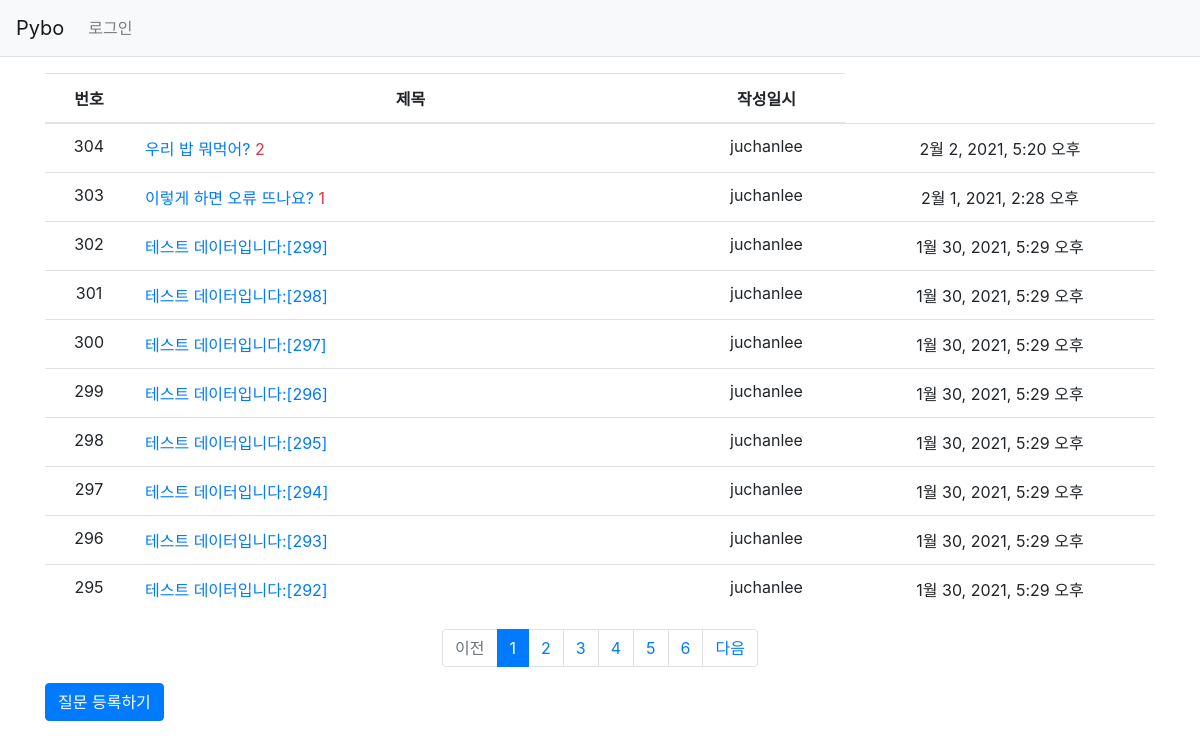
The page / on the database its author committed.
### pybo/models.py (models this page shows, shortened)
class Question(models.Model):
    subject = models.CharField(max_length=200)
    content = models.TextField()
    create_date = models.DateTimeField()
    author = models.ForeignKey(User, on_delete=models.CASCADE, null = True)
    model_date = models.DateTimeField(null=True, blank = True)

### pybo/views.py (the view)
# urls.py: path('', views.index, name='index'),
def index(request):
    page = request.GET.get('page', '1')
    question_list = Question.objects.order_by('-create_date')
    paginator = Paginator(question_list, 10)
    page_obj = paginator.get_page(page)
    context = {'question_list': page_obj}
    return render(request, 'pybo/question_list.html', context)

### pybo/templatetags/pybo_filter.py (called while the page is built)
@register.filter
def sub(value, arg):
    return value - arg

### templates/pybo/question_list.html (shortened to what this page needs)
{% extends 'base.html' %}
{% load pybo_filter %}
{% block content %}
<div class="container my-3">
    <table class = "table">
        <thead>
        <tr class="text-center thread-dark">
            <th>번호</th>
            <th style="width:50%">제목</th>
            <th>작성일시</th>
        </tr>
        </thead>
        <tbody>
        {% if question_list %}
        {% for question in question_list %}
        <tr class="text-center">
            <td>
                {{ question_list.paginator.count|sub:question_list.start_index|sub:forloop.counter0|add:1 }}
            </td>
            <td class = "text-left">
                <a href = "{% url 'pybo:detail' question.id %}">{{ question.subject }}</a>
                {% if question.answer_set.count > 0 %}
                <span class = "text-danger samll m1-2">{{ question.answer_set.count }}</span>
                {% endif %}
            </td>
            <td>{{ question.author.username }}</td>
            <td>{{ question.create_date }} </td>
        </tr>
        {% endfor %}
        {% else %}
        <tr>
            <td colspan="3">질문이 없습니다.</td>
        </tr>
        {% endif %}
        </tbody>
    </table>
    <ul class="pagination justify-content-center">
        {% if question_list.has_previous %}
        <li class="page-item">
            <a class="page-link" href="?page={{ question_list.previous_page_number }}">이전</a>
        </li>
        {% else %}
        <li class="page-item disabled">
            <a class="page-link" tabindex="-1" aria-disabled="true" href="#">이전</a>
        </li>
        {% endif %}
        {% for page_number in question_list.paginator.page_range %}
        {% if page_number >= question_list.number|add:-5 and page_number <= question_list.number|add:5 %}
            {% if page_number == question_list.number %}
            <li class="page-item active" aria-current="page">
                <a class="page-link" href="?page={{ page_number }}">{{ page_number }}</a>
            </li>
            {% else %}
            <li class="page-item">
                <a class="page-link" href="?page={{ page_number }}">{{ page_number }}</a>
            </li>
            {% endif %}
        {% endif %}
        {% endfor %}
        {% if question_list.has_next %}
        <li class="page-item">
            <a class="page-link" href="?page={{ question_list.next_page_number }}">다음</a>
        </li>
        {% else %}
        <li class="page-item disabled">
            <a class="page-link" tabindex="-1" aria-disabled="true" href="#">다음</a>
        </li>
        {% endif %}
    </ul>
    <a href="{% url 'pybo:question_create' %}" class="btn btn-primary">질문 등록하기</a>
</div>
{% endblock %}

### templates/base.html (shortened to what this page needs)
{% load static %}
<html lang="ko">
<head>
    <link rel="stylesheet" type="text/css" href="{% static 'bootstrap.min.css' %}">
    <link rel="stylesheet" type="text/css" href="{% static 'style.css' %}">
</head>
<body>
{% include "navbar.html" %}
{% block content %}
{% endblock %}
</body>
</html>

### templates/navbar.html (shortened to what this page needs)
<!DOCTYPE html>
<nav class="navbar navbar-expand-lg navbar-light bg-light border-bottom">
    <a class="navbar-brand" href="{% url 'pybo:index' %}">Pybo</a>
    <div class="collapse navbar-collapse flex-grow-0" id="navbarNav">
        <ul class="navbar-nav">
            <li class="nav-item ">
                {% if user.is_authenticated %}
                <a class="nav-link" href="{% url 'common:logout' %}">{{ user.username }}(로그아웃)</a>
                {% else %}
                <a class="nav-link" href="{% url 'common:login' %}">로그인</a>
                {% endif %}
            </li>
        </ul>
    </div>
</nav>

### rows shown on the page
Question: paginator.count|sub "304", subject "우리 밥 뭐먹어?", answer_set.count "2", author.username "juchanlee", create_date "2월 2, 2021, 5:20 오후"
Question: paginator.count|sub "303", subject "이렇게 하면 오류 뜨나요?", answer_set.count "1", author.username "juchanlee", create_date "2월 1, 2021, 2:28 오후"
Question: paginator.count|sub "302", subject "테스트 데이터입니다:[299]", author.username "juchanlee", create_date "1월 30, 2021, 5:29 오후"
Question: paginator.count|sub "301", subject "테스트 데이터입니다:[298]", author.username "juchanlee", create_date "1월 30, 2021, 5:29 오후"
Question: paginator.count|sub "300", subject "테스트 데이터입니다:[297]", author.username "juchanlee", create_date "1월 30, 2021, 5:29 오후"
Question: paginator.count|sub "299", subject "테스트 데이터입니다:[296]", author.username "juchanlee", create_date "1월 30, 2021, 5:29 오후"
Question: paginator.count|sub "298", subject "테스트 데이터입니다:[295]", author.username "juchanlee", create_date "1월 30, 2021, 5:29 오후"
Question: paginator.count|sub "297", subject "테스트 데이터입니다:[294]", author.username "juchanlee", create_date "1월 30, 2021, 5:29 오후"
Question: paginator.count|sub "296", subject "테스트 데이터입니다:[293]", author.username "juchanlee", create_date "1월 30, 2021, 5:29 오후"
Question: paginator.count|sub "295", subject "테스트 데이터입니다:[292]", author.username "juchanlee", create_date "1월 30, 2021, 5:29 오후"

### other values the page prints
{{ page_number }} "1"
{{ page_number }} "2" "3" "4" "5" "6"
